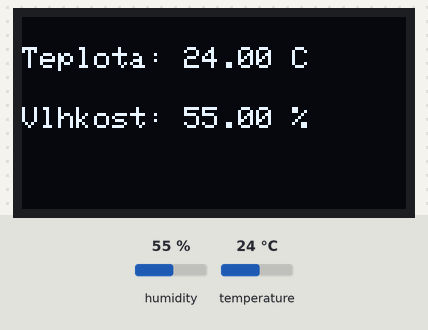
Simulated run of this sketch. Board: Arduino Uno, built with avr-gcc and run on an emulated ATmega328P. On the bench: 128×64 one-colour display. The inputs (shaded band) are chosen by the test bench; at power-on: humidity 55 %, temperature 24 °C. What the sketch prints to the serial monitor is not drawn.

Above: at 2.9 s.
3.0 s: humidity set to 22 %
At 4.5 s:
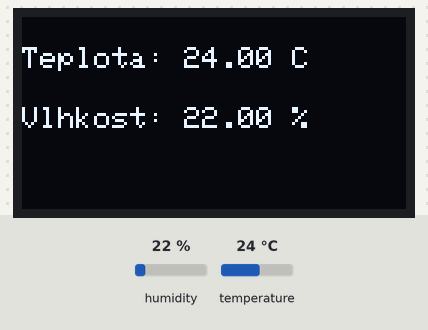
5.8 s: temperature set to 12 °C
At 6.8 s:
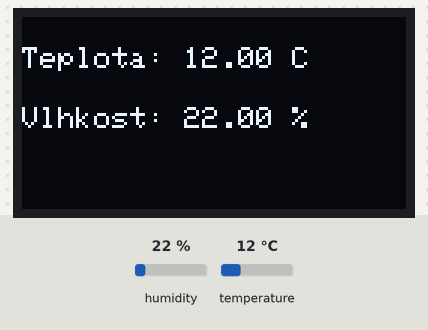
8.6 s: humidity set to 40 %
At 11.5 s:
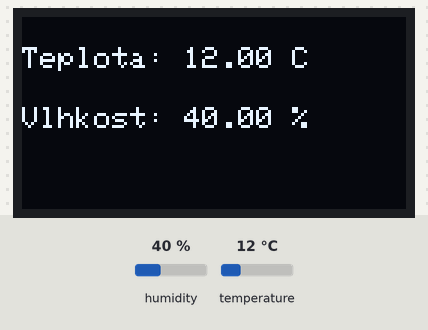
11.8 s: temperature set to 19 °C
Timing chart, 0 to 14.8 s (numbered marks = the images above; inputs shaded):
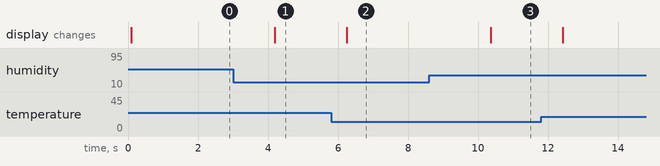

The sketch:

meranie_dht11_novy.ino
```cpp
#include <Wire.h>
#include <Adafruit_GFX.h>
#include <Adafruit_SSD1306.h>
#include <DHT.h>

// Definovanie pinov
#define DHTPIN 14       // Pin, na ktorom je pripojený DHT11
#define DHTTYPE DHT11   // Typ senzora
#define SCREEN_WIDTH 128 // Šírka OLED displeja
#define SCREEN_HEIGHT 64 // Výška OLED displeja

// Inicializácia objektov
DHT dht(DHTPIN, DHTTYPE);
Adafruit_SSD1306 display(SCREEN_WIDTH, SCREEN_HEIGHT, &Wire, -1);

void setup() {
    Serial.begin(115200);
    dht.begin();

    if (!display.begin(SSD1306_SWITCHCAPVCC, 0x3C)) {
        Serial.println(F("SSD1306 allocation failed"));
        for (;;);
    }
    display.clearDisplay();
}

void loop() {
    float teplota = dht.readTemperature();
    float vlhkost = dht.readHumidity();

    if (isnan(teplota) || isnan(vlhkost)) {
        Serial.println(F("Chyba pri čítaní dát zo senzora DHT!"));
        return;
    }

    Serial.print(F("Teplota: "));
    Serial.print(teplota);
    Serial.print(F(" °C, Vlhkosť: "));
    Serial.print(vlhkost);
    Serial.println(F(" %"));

    // Aktualizácia OLED displeja
    display.clearDisplay();
    display.setTextSize(1);
    display.setTextColor(SSD1306_WHITE);
    display.setCursor(0, 10);
    display.print("Teplota: ");
    display.print(teplota);
    display.print(" C");
    display.setCursor(0, 30);
    display.print("Vlhkost: ");
    display.print(vlhkost);
    display.print(" %");
    display.display();

    delay(2000); // Aktualizácia každé 2 sekundy
}
```

Measured:
- after the input at 3.0 s, the display: changes after 1.2 s (image 1)
- after the input at 5.8 s, the display: changes after 0.45 s (image 2)
- after the input at 8.6 s, the display: changes after 1.8 s (image 3)
